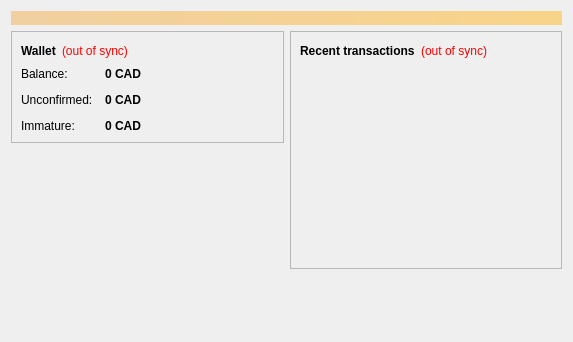
<?xml version="1.0" encoding="UTF-8"?>
<ui version="4.0">
 <class>OverviewPage</class>
 <widget class="QWidget" name="OverviewPage">
  <property name="geometry">
   <rect>
    <x>0</x>
    <y>0</y>
    <width>573</width>
    <height>342</height>
   </rect>
  </property>
  <property name="windowTitle">
   <string>Form</string>
  </property>
  <layout class="QVBoxLayout" name="topLayout">
   <item>
    <widget class="QLabel" name="labelAlerts">
     <property name="visible">
      <bool>false</bool>
     </property>
     <property name="styleSheet">
      <string notr="true">background-color: qlineargradient(x1: 0, y1: 0, x2: 1, y2: 0, stop:0 #F0D0A0, stop:1 #F8D488); color:#000000;</string>
     </property>
     <property name="wordWrap">
      <bool>true</bool>
     </property>
     <property name="margin">
      <number>3</number>
     </property>
    </widget>
   </item>
   <item>
    <layout class="QHBoxLayout" name="horizontalLayout" stretch="1,1">
     <item>
      <layout class="QVBoxLayout" name="verticalLayout_2">
       <item>
        <widget class="QFrame" name="frame">
         <property name="frameShape">
          <enum>QFrame::StyledPanel</enum>
         </property>
         <property name="frameShadow">
          <enum>QFrame::Raised</enum>
         </property>
         <layout class="QVBoxLayout" name="verticalLayout_4">
          <item>
           <layout class="QHBoxLayout" name="horizontalLayout_4">
            <item>
             <widget class="QLabel" name="label_5">
              <property name="font">
               <font>
                <weight>75</weight>
                <bold>true</bold>
               </font>
              </property>
              <property name="text">
               <string>Wallet</string>
              </property>
             </widget>
            </item>
            <item>
             <widget class="QLabel" name="labelWalletStatus">
              <property name="toolTip">
               <string>The displayed information may be out of date. Your wallet automatically synchronizes with the Cadcoin network after a connection is established, but this process has not completed yet.</string>
              </property>
              <property name="styleSheet">
               <string notr="true">QLabel { color: red; }</string>
              </property>
              <property name="text">
               <string notr="true">(out of sync)</string>
              </property>
              <property name="alignment">
               <set>Qt::AlignLeading|Qt::AlignLeft|Qt::AlignVCenter</set>
              </property>
             </widget>
            </item>
            <item>
             <spacer name="horizontalSpacer_2">
              <property name="orientation">
               <enum>Qt::Horizontal</enum>
              </property>
              <property name="sizeHint" stdset="0">
               <size>
                <width>40</width>
                <height>20</height>
               </size>
              </property>
             </spacer>
            </item>
           </layout>
          </item>
          <item>
           <layout class="QFormLayout" name="formLayout_2">
            <property name="fieldGrowthPolicy">
             <enum>QFormLayout::AllNonFixedFieldsGrow</enum>
            </property>
            <property name="horizontalSpacing">
             <number>12</number>
            </property>
            <property name="verticalSpacing">
             <number>12</number>
            </property>
            <item row="0" column="0">
             <widget class="QLabel" name="label">
              <property name="text">
               <string>Balance:</string>
              </property>
             </widget>
            </item>
            <item row="0" column="1">
             <widget class="QLabel" name="labelBalance">
              <property name="font">
               <font>
                <weight>75</weight>
                <bold>true</bold>
               </font>
              </property>
              <property name="cursor">
               <cursorShape>IBeamCursor</cursorShape>
              </property>
              <property name="toolTip">
               <string>Your current balance</string>
              </property>
              <property name="text">
               <string notr="true">0 CAD</string>
              </property>
              <property name="textInteractionFlags">
               <set>Qt::LinksAccessibleByMouse|Qt::TextSelectableByKeyboard|Qt::TextSelectableByMouse</set>
              </property>
             </widget>
            </item>
            <item row="1" column="0">
             <widget class="QLabel" name="label_3">
              <property name="text">
               <string>Unconfirmed:</string>
              </property>
             </widget>
            </item>
            <item row="1" column="1">
             <widget class="QLabel" name="labelUnconfirmed">
              <property name="font">
               <font>
                <weight>75</weight>
                <bold>true</bold>
               </font>
              </property>
              <property name="cursor">
               <cursorShape>IBeamCursor</cursorShape>
              </property>
              <property name="toolTip">
               <string>Total of transactions that have yet to be confirmed, and do not yet count toward the current balance</string>
              </property>
              <property name="text">
               <string notr="true">0 CAD</string>
              </property>
              <property name="textInteractionFlags">
               <set>Qt::LinksAccessibleByMouse|Qt::TextSelectableByKeyboard|Qt::TextSelectableByMouse</set>
              </property>
             </widget>
            </item>
            <item row="2" column="0">
             <widget class="QLabel" name="labelImmatureText">
              <property name="text">
               <string>Immature:</string>
              </property>
             </widget>
            </item>
            <item row="2" column="1">
             <widget class="QLabel" name="labelImmature">
              <property name="font">
               <font>
                <weight>75</weight>
                <bold>true</bold>
               </font>
              </property>
              <property name="toolTip">
               <string>Mined balance that has not yet matured</string>
              </property>
              <property name="text">
               <string notr="true">0 CAD</string>
              </property>
              <property name="textInteractionFlags">
               <set>Qt::LinksAccessibleByMouse|Qt::TextSelectableByKeyboard|Qt::TextSelectableByMouse</set>
              </property>
             </widget>
            </item>
           </layout>
          </item>
         </layout>
        </widget>
       </item>
       <item>
        <spacer name="verticalSpacer">
         <property name="orientation">
          <enum>Qt::Vertical</enum>
         </property>
         <property name="sizeHint" stdset="0">
          <size>
           <width>20</width>
           <height>40</height>
          </size>
         </property>
        </spacer>
       </item>
      </layout>
     </item>
     <item>
      <layout class="QVBoxLayout" name="verticalLayout_3">
       <item>
        <widget class="QFrame" name="frame_2">
         <property name="frameShape">
          <enum>QFrame::StyledPanel</enum>
         </property>
         <property name="frameShadow">
          <enum>QFrame::Raised</enum>
         </property>
         <layout class="QVBoxLayout" name="verticalLayout">
          <item>
           <layout class="QHBoxLayout" name="horizontalLayout_2">
            <item>
             <widget class="QLabel" name="label_4">
              <property name="text">
               <string>&lt;b&gt;Recent transactions&lt;/b&gt;</string>
              </property>
             </widget>
            </item>
            <item>
             <widget class="QLabel" name="labelTransactionsStatus">
              <property name="toolTip">
               <string>The displayed information may be out of date. Your wallet automatically synchronizes with the Cadcoin network after a connection is established, but this process has not completed yet.</string>
              </property>
              <property name="styleSheet">
               <string notr="true">QLabel { color: red; }</string>
              </property>
              <property name="text">
               <string notr="true">(out of sync)</string>
              </property>
              <property name="alignment">
               <set>Qt::AlignRight|Qt::AlignTrailing|Qt::AlignVCenter</set>
              </property>
             </widget>
            </item>
            <item>
             <spacer name="horizontalSpacer">
              <property name="orientation">
               <enum>Qt::Horizontal</enum>
              </property>
              <property name="sizeHint" stdset="0">
               <size>
                <width>40</width>
                <height>20</height>
               </size>
              </property>
             </spacer>
            </item>
           </layout>
          </item>
          <item>
           <widget class="QListView" name="listTransactions">
            <property name="styleSheet">
             <string notr="true">QListView { background: transparent; }</string>
            </property>
            <property name="frameShape">
             <enum>QFrame::NoFrame</enum>
            </property>
            <property name="verticalScrollBarPolicy">
             <enum>Qt::ScrollBarAlwaysOff</enum>
            </property>
            <property name="horizontalScrollBarPolicy">
             <enum>Qt::ScrollBarAlwaysOff</enum>
            </property>
            <property name="selectionMode">
             <enum>QAbstractItemView::NoSelection</enum>
            </property>
           </widget>
          </item>
         </layout>
        </widget>
       </item>
       <item>
        <spacer name="verticalSpacer_2">
         <property name="orientation">
          <enum>Qt::Vertical</enum>
         </property>
         <property name="sizeHint" stdset="0">
          <size>
           <width>20</width>
           <height>40</height>
          </size>
         </property>
        </spacer>
       </item>
      </layout>
     </item>
    </layout>
   </item>
  </layout>
 </widget>
 <resources/>
 <connections/>
</ui>
